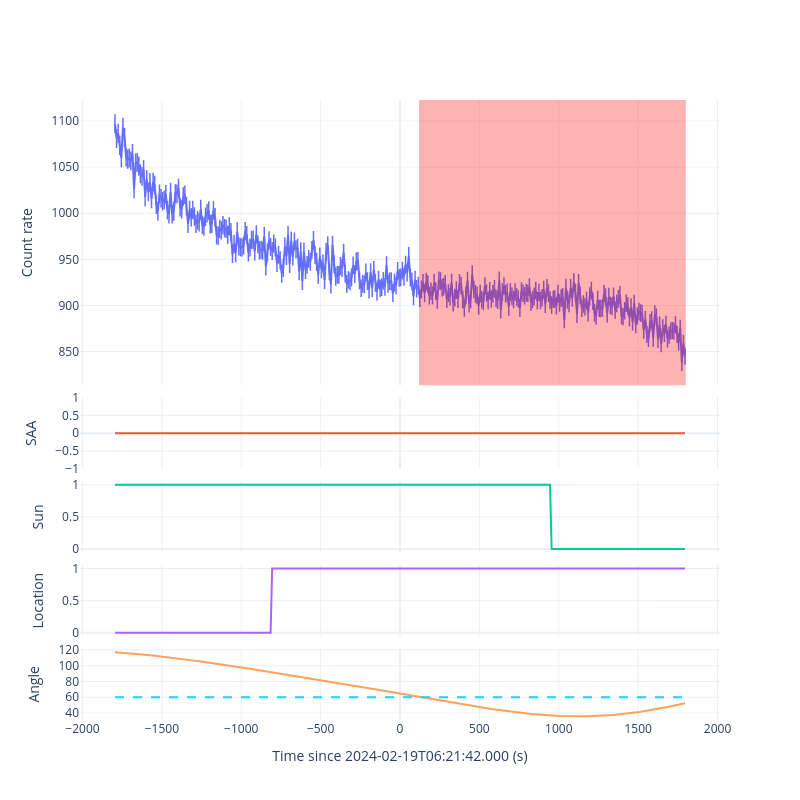
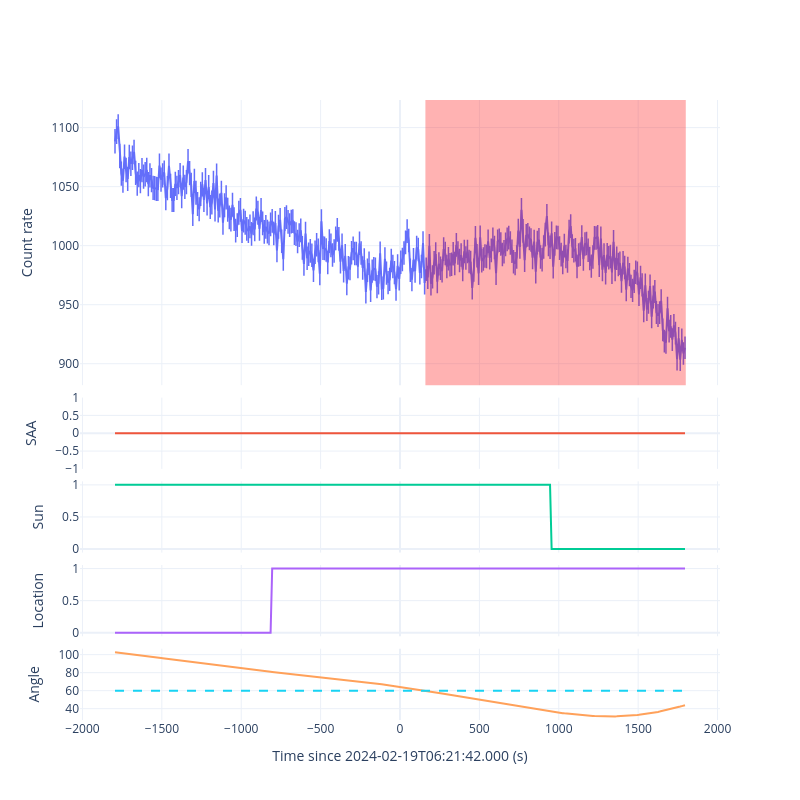
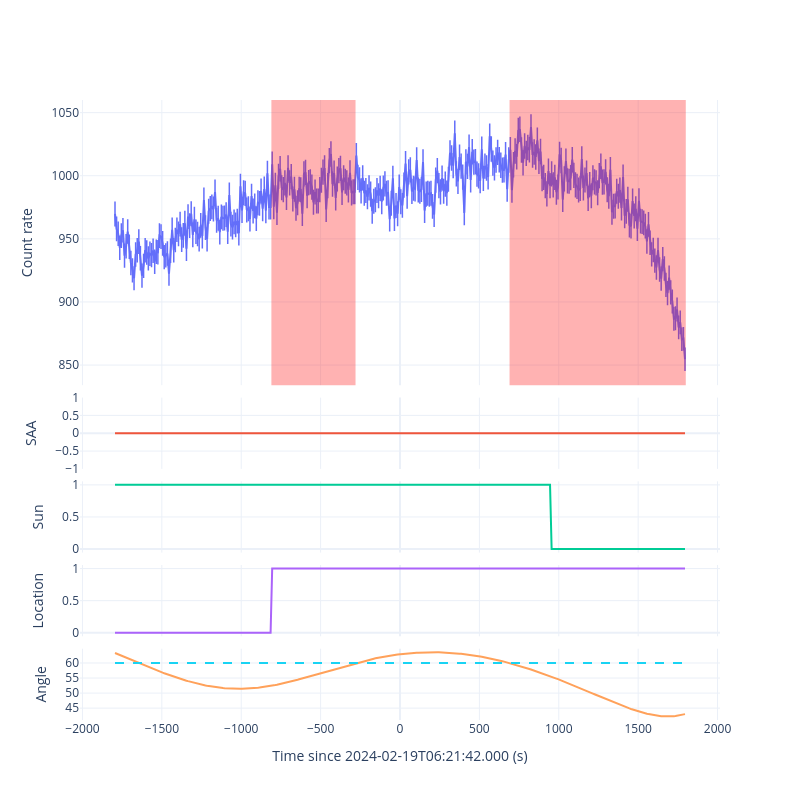
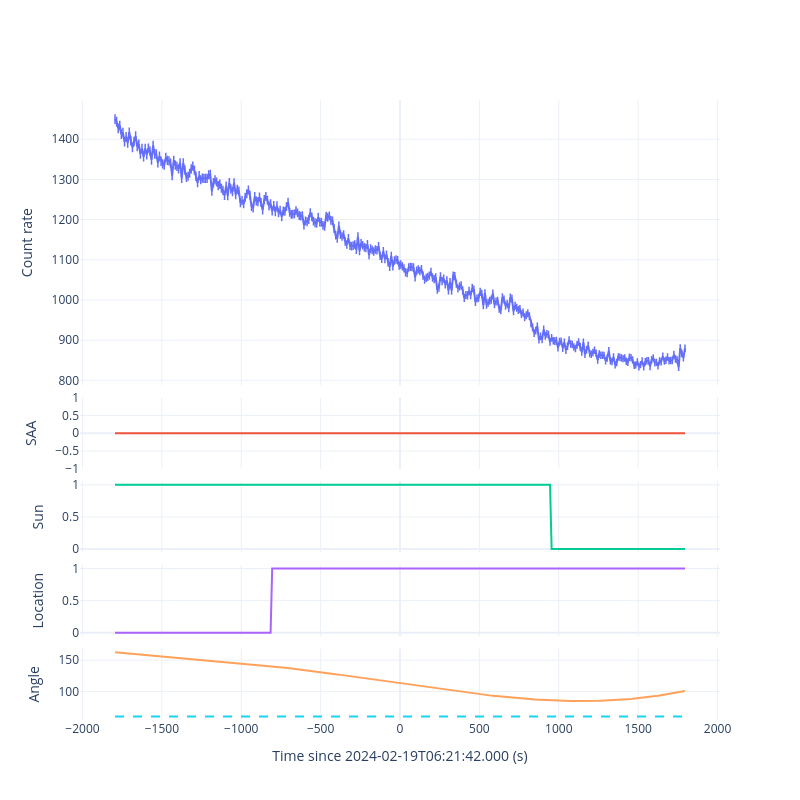

These figures' notebook cell, in order:
### Code cell
gbm_goback_geo = gbmGeometry(file=gbm_goback_rtv.rtv_res['poshist'])

for det in ['n0', 'n1', 'n2', 'n3', 'n4', 'n5', 'n6', 'n7', 'n8', 'n9', 'na', 'nb']:
    gbm_tte = gbmTTE(gbm_rtv.rtv_res['tte'][det])
    gbm_tte.timezero = fermi_met
    gbm_tte.filter_time([-1800, 1800])
    if det[0] == 'n':
        gbm_tte.filter_energy([8, 900])
    else:
        gbm_tte.filter_energy([300, 38000])
    gbm_tte.lc_binsize = 10

    gbm_saa = gbm_goback_geo.get_saa_passage(met=gbm_tte.lc_time + fermi_goback_met)
    gbm_sun = gbm_goback_geo.get_sun_visible(met=gbm_tte.lc_time + fermi_goback_met)
    gbm_loc = gbm_goback_geo.get_location_visible(
        ra=80.016, dec=25.541, met=gbm_tte.lc_time + fermi_goback_met
    )
    gbm_ang = gbm_goback_geo.get_detector_angle(
        ra=80.016, dec=25.541, det=det, met=gbm_tte.lc_time + fermi_goback_met
    )

    roi_list = []
    for i in range(len(gbm_tte.lc_time)):
        if not gbm_saa[i] and gbm_loc[i] and gbm_ang[i] < 60:
            roi_list.append(gbm_tte.lc_bin_list[i])
    roi_list = union(roi_list)

    print(format_message(f'extract light curve for {det}'))

    fig = make_subplots(
        rows=5,
        cols=1,
        row_heights=[0.8, 0.2, 0.2, 0.2, 0.2],
        shared_xaxes=True,
        horizontal_spacing=0,
        vertical_spacing=0.02,
    )

    lc = go.Scatter(
        x=gbm_tte.lc_time,
        y=gbm_tte.lc_src_rate,
        mode='lines+markers',
        name='lightcurve',
        showlegend=False,
        error_y=dict(type='data', array=gbm_tte.lc_src_rate_err, thickness=1.5, width=0),
        marker=dict(symbol='cross-thin', size=0),
    )
    fig.add_trace(lc, row=1, col=1)

    for roi in roi_list:
        fig.add_vrect(
            x0=roi[0], x1=roi[1], fillcolor='red', opacity=0.3, line_width=0, row=1, col=1
        )

    saa = go.Scatter(
        x=gbm_tte.lc_time, y=gbm_saa.astype(int), mode='lines', name='SAA passage', showlegend=False
    )
    fig.add_trace(saa, row=2, col=1)

    sun = go.Scatter(
        x=gbm_tte.lc_time, y=gbm_sun.astype(int), mode='lines', name='sun visible', showlegend=False
    )
    fig.add_trace(sun, row=3, col=1)

    loc = go.Scatter(
        x=gbm_tte.lc_time,
        y=gbm_loc.astype(int),
        mode='lines',
        name='location visible',
        showlegend=False,
    )
    fig.add_trace(loc, row=4, col=1)

    ang = go.Scatter(
        x=gbm_tte.lc_time, y=gbm_ang, mode='lines', name='detector angle', showlegend=False
    )
    a60 = go.Scatter(
        x=gbm_tte.lc_time,
        y=[60] * len(gbm_tte.lc_time),
        mode='lines',
        showlegend=False,
        line=dict(width=2, dash='dash'),
    )
    fig.add_trace(ang, row=5, col=1)
    fig.add_trace(a60, row=5, col=1)

    fig.update_xaxes(title_text=f'Time since {gbm_tte.timezero_utc} (s)', row=5, col=1)
    fig.update_yaxes(title_text='Count rate', row=1, col=1)
    fig.update_yaxes(title_text='SAA', row=2, col=1)
    fig.update_yaxes(title_text='Sun', row=3, col=1)
    fig.update_yaxes(title_text='Location', row=4, col=1)
    fig.update_yaxes(title_text='Angle', row=5, col=1)
    fig.update_layout(template='plotly_white', height=800, width=800)
    fig.update_layout(legend=dict(x=1, y=1, xanchor='right', yanchor='bottom'))

    fig.show()

### Figure 1 — Plotly figure (JSON) as saved in the notebook; plotly's stock layout.template omitted (floating-point values rounded to 4 significant figures; data arrays with more than 128 entries replaced by an {"elided": "..."} marker saying what was removed)
{"data": [{"error_y": {"array": {"elided": "360 float values"}, "thickness": 1.5, "type": "data", "width": 0}, "marker": {"size": 0, "symbol": "cross-thin"}, "mode": "lines+markers", "name": "lightcurve", "showlegend": false, "type": "scatter", "x": {"elided": "360 float values"}, "xaxis": "x", "y": {"elided": "360 float values"}, "yaxis": "y"}, {"mode": "lines", "name": "SAA passage", "showlegend": false, "type": "scatter", "x": {"elided": "360 float values"}, "xaxis": "x2", "y": {"elided": "360 int values"}, "yaxis": "y2"}, {"mode": "lines", "name": "sun visible", "showlegend": false, "type": "scatter", "x": {"elided": "360 float values"}, "xaxis": "x3", "y": {"elided": "360 int values"}, "yaxis": "y3"}, {"mode": "lines", "name": "location visible", "showlegend": false, "type": "scatter", "x": {"elided": "360 float values"}, "xaxis": "x4", "y": {"elided": "360 int values"}, "yaxis": "y4"}, {"mode": "lines", "name": "detector angle", "showlegend": false, "type": "scatter", "x": {"elided": "360 float values"}, "xaxis": "x5", "y": {"elided": "360 float values"}, "yaxis": "y5"}, {"line": {"dash": "dash", "width": 2}, "mode": "lines", "showlegend": false, "type": "scatter", "x": {"elided": "360 float values"}, "xaxis": "x5", "y": {"elided": "360 int values"}, "yaxis": "y5"}], "layout": {"height": 800, "legend": {"x": 1, "xanchor": "right", "y": 1, "yanchor": "bottom"}, "shapes": [{"fillcolor": "red", "line": {"width": 0}, "opacity": 0.3, "type": "rect", "x0": 120, "x1": 1800, "xref": "x", "y0": 0, "y1": 1, "yref": "y domain"}], "width": 800, "xaxis": {"anchor": "y", "domain": [0, 1], "matches": "x5", "showticklabels": false}, "xaxis2": {"anchor": "y2", "domain": [0, 1], "matches": "x5", "showticklabels": false}, "xaxis3": {"anchor": "y3", "domain": [0, 1], "matches": "x5", "showticklabels": false}, "xaxis4": {"anchor": "y4", "domain": [0, 1], "matches": "x5", "showticklabels": false}, "xaxis5": {"anchor": "y5", "domain": [0, 1], "title": {"text": "Time since 2024-02-19T06:21:42.000 (s)"}}, "yaxis": {"anchor": "x", "domain": [0.54, 1], "title": {"text": "Count rate"}}, "yaxis2": {"anchor": "x2", "domain": [0.405, 0.52], "title": {"text": "SAA"}}, "yaxis3": {"anchor": "x3", "domain": [0.27, 0.385], "title": {"text": "Sun"}}, "yaxis4": {"anchor": "x4", "domain": [0.135, 0.25], "title": {"text": "Location"}}, "yaxis5": {"anchor": "x5", "domain": [0, 0.115], "title": {"text": "Angle"}}}}

### Figure 2 — Plotly figure (JSON) as saved in the notebook; plotly's stock layout.template omitted (floating-point values rounded to 4 significant figures; data arrays with more than 128 entries replaced by an {"elided": "..."} marker saying what was removed)
{"data": [{"error_y": {"array": {"elided": "360 float values"}, "thickness": 1.5, "type": "data", "width": 0}, "marker": {"size": 0, "symbol": "cross-thin"}, "mode": "lines+markers", "name": "lightcurve", "showlegend": false, "type": "scatter", "x": {"elided": "360 float values"}, "xaxis": "x", "y": {"elided": "360 float values"}, "yaxis": "y"}, {"mode": "lines", "name": "SAA passage", "showlegend": false, "type": "scatter", "x": {"elided": "360 float values"}, "xaxis": "x2", "y": {"elided": "360 int values"}, "yaxis": "y2"}, {"mode": "lines", "name": "sun visible", "showlegend": false, "type": "scatter", "x": {"elided": "360 float values"}, "xaxis": "x3", "y": {"elided": "360 int values"}, "yaxis": "y3"}, {"mode": "lines", "name": "location visible", "showlegend": false, "type": "scatter", "x": {"elided": "360 float values"}, "xaxis": "x4", "y": {"elided": "360 int values"}, "yaxis": "y4"}, {"mode": "lines", "name": "detector angle", "showlegend": false, "type": "scatter", "x": {"elided": "360 float values"}, "xaxis": "x5", "y": {"elided": "360 float values"}, "yaxis": "y5"}, {"line": {"dash": "dash", "width": 2}, "mode": "lines", "showlegend": false, "type": "scatter", "x": {"elided": "360 float values"}, "xaxis": "x5", "y": {"elided": "360 int values"}, "yaxis": "y5"}], "layout": {"height": 800, "legend": {"x": 1, "xanchor": "right", "y": 1, "yanchor": "bottom"}, "shapes": [{"fillcolor": "red", "line": {"width": 0}, "opacity": 0.3, "type": "rect", "x0": 160, "x1": 1800, "xref": "x", "y0": 0, "y1": 1, "yref": "y domain"}], "width": 800, "xaxis": {"anchor": "y", "domain": [0, 1], "matches": "x5", "showticklabels": false}, "xaxis2": {"anchor": "y2", "domain": [0, 1], "matches": "x5", "showticklabels": false}, "xaxis3": {"anchor": "y3", "domain": [0, 1], "matches": "x5", "showticklabels": false}, "xaxis4": {"anchor": "y4", "domain": [0, 1], "matches": "x5", "showticklabels": false}, "xaxis5": {"anchor": "y5", "domain": [0, 1], "title": {"text": "Time since 2024-02-19T06:21:42.000 (s)"}}, "yaxis": {"anchor": "x", "domain": [0.54, 1], "title": {"text": "Count rate"}}, "yaxis2": {"anchor": "x2", "domain": [0.405, 0.52], "title": {"text": "SAA"}}, "yaxis3": {"anchor": "x3", "domain": [0.27, 0.385], "title": {"text": "Sun"}}, "yaxis4": {"anchor": "x4", "domain": [0.135, 0.25], "title": {"text": "Location"}}, "yaxis5": {"anchor": "x5", "domain": [0, 0.115], "title": {"text": "Angle"}}}}

### Figure 3 — Plotly figure (JSON) as saved in the notebook; plotly's stock layout.template omitted (floating-point values rounded to 4 significant figures; data arrays with more than 128 entries replaced by an {"elided": "..."} marker saying what was removed)
{"data": [{"error_y": {"array": {"elided": "360 float values"}, "thickness": 1.5, "type": "data", "width": 0}, "marker": {"size": 0, "symbol": "cross-thin"}, "mode": "lines+markers", "name": "lightcurve", "showlegend": false, "type": "scatter", "x": {"elided": "360 float values"}, "xaxis": "x", "y": {"elided": "360 float values"}, "yaxis": "y"}, {"mode": "lines", "name": "SAA passage", "showlegend": false, "type": "scatter", "x": {"elided": "360 float values"}, "xaxis": "x2", "y": {"elided": "360 int values"}, "yaxis": "y2"}, {"mode": "lines", "name": "sun visible", "showlegend": false, "type": "scatter", "x": {"elided": "360 float values"}, "xaxis": "x3", "y": {"elided": "360 int values"}, "yaxis": "y3"}, {"mode": "lines", "name": "location visible", "showlegend": false, "type": "scatter", "x": {"elided": "360 float values"}, "xaxis": "x4", "y": {"elided": "360 int values"}, "yaxis": "y4"}, {"mode": "lines", "name": "detector angle", "showlegend": false, "type": "scatter", "x": {"elided": "360 float values"}, "xaxis": "x5", "y": {"elided": "360 float values"}, "yaxis": "y5"}, {"line": {"dash": "dash", "width": 2}, "mode": "lines", "showlegend": false, "type": "scatter", "x": {"elided": "360 float values"}, "xaxis": "x5", "y": {"elided": "360 int values"}, "yaxis": "y5"}], "layout": {"height": 800, "legend": {"x": 1, "xanchor": "right", "y": 1, "yanchor": "bottom"}, "shapes": [{"fillcolor": "red", "line": {"width": 0}, "opacity": 0.3, "type": "rect", "x0": -810, "x1": -280, "xref": "x", "y0": 0, "y1": 1, "yref": "y domain"}, {"fillcolor": "red", "line": {"width": 0}, "opacity": 0.3, "type": "rect", "x0": 690, "x1": 1800, "xref": "x", "y0": 0, "y1": 1, "yref": "y domain"}], "width": 800, "xaxis": {"anchor": "y", "domain": [0, 1], "matches": "x5", "showticklabels": false}, "xaxis2": {"anchor": "y2", "domain": [0, 1], "matches": "x5", "showticklabels": false}, "xaxis3": {"anchor": "y3", "domain": [0, 1], "matches": "x5", "showticklabels": false}, "xaxis4": {"anchor": "y4", "domain": [0, 1], "matches": "x5", "showticklabels": false}, "xaxis5": {"anchor": "y5", "domain": [0, 1], "title": {"text": "Time since 2024-02-19T06:21:42.000 (s)"}}, "yaxis": {"anchor": "x", "domain": [0.54, 1], "title": {"text": "Count rate"}}, "yaxis2": {"anchor": "x2", "domain": [0.405, 0.52], "title": {"text": "SAA"}}, "yaxis3": {"anchor": "x3", "domain": [0.27, 0.385], "title": {"text": "Sun"}}, "yaxis4": {"anchor": "x4", "domain": [0.135, 0.25], "title": {"text": "Location"}}, "yaxis5": {"anchor": "x5", "domain": [0, 0.115], "title": {"text": "Angle"}}}}

### Figure 4 — Plotly figure (JSON) as saved in the notebook; plotly's stock layout.template omitted (floating-point values rounded to 4 significant figures; data arrays with more than 128 entries replaced by an {"elided": "..."} marker saying what was removed)
{"data": [{"error_y": {"array": {"elided": "360 float values"}, "thickness": 1.5, "type": "data", "width": 0}, "marker": {"size": 0, "symbol": "cross-thin"}, "mode": "lines+markers", "name": "lightcurve", "showlegend": false, "type": "scatter", "x": {"elided": "360 float values"}, "xaxis": "x", "y": {"elided": "360 float values"}, "yaxis": "y"}, {"mode": "lines", "name": "SAA passage", "showlegend": false, "type": "scatter", "x": {"elided": "360 float values"}, "xaxis": "x2", "y": {"elided": "360 int values"}, "yaxis": "y2"}, {"mode": "lines", "name": "sun visible", "showlegend": false, "type": "scatter", "x": {"elided": "360 float values"}, "xaxis": "x3", "y": {"elided": "360 int values"}, "yaxis": "y3"}, {"mode": "lines", "name": "location visible", "showlegend": false, "type": "scatter", "x": {"elided": "360 float values"}, "xaxis": "x4", "y": {"elided": "360 int values"}, "yaxis": "y4"}, {"mode": "lines", "name": "detector angle", "showlegend": false, "type": "scatter", "x": {"elided": "360 float values"}, "xaxis": "x5", "y": {"elided": "360 float values"}, "yaxis": "y5"}, {"line": {"dash": "dash", "width": 2}, "mode": "lines", "showlegend": false, "type": "scatter", "x": {"elided": "360 float values"}, "xaxis": "x5", "y": {"elided": "360 int values"}, "yaxis": "y5"}], "layout": {"height": 800, "legend": {"x": 1, "xanchor": "right", "y": 1, "yanchor": "bottom"}, "width": 800, "xaxis": {"anchor": "y", "domain": [0, 1], "matches": "x5", "showticklabels": false}, "xaxis2": {"anchor": "y2", "domain": [0, 1], "matches": "x5", "showticklabels": false}, "xaxis3": {"anchor": "y3", "domain": [0, 1], "matches": "x5", "showticklabels": false}, "xaxis4": {"anchor": "y4", "domain": [0, 1], "matches": "x5", "showticklabels": false}, "xaxis5": {"anchor": "y5", "domain": [0, 1], "title": {"text": "Time since 2024-02-19T06:21:42.000 (s)"}}, "yaxis": {"anchor": "x", "domain": [0.54, 1], "title": {"text": "Count rate"}}, "yaxis2": {"anchor": "x2", "domain": [0.405, 0.52], "title": {"text": "SAA"}}, "yaxis3": {"anchor": "x3", "domain": [0.27, 0.385], "title": {"text": "Sun"}}, "yaxis4": {"anchor": "x4", "domain": [0.135, 0.25], "title": {"text": "Location"}}, "yaxis5": {"anchor": "x5", "domain": [0, 0.115], "title": {"text": "Angle"}}}}
